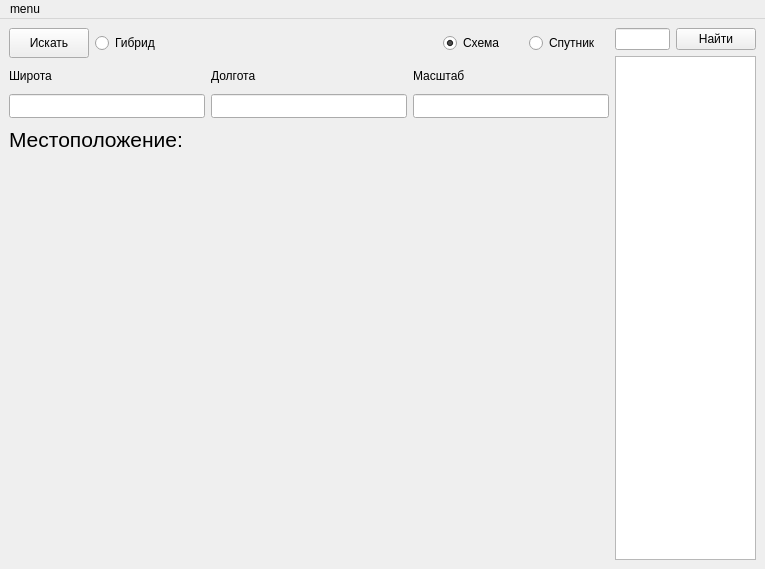
<?xml version="1.0" encoding="UTF-8"?>
<ui version="4.0">
 <class>MainWindow</class>
 <widget class="QMainWindow" name="MainWindow">
  <property name="geometry">
   <rect>
    <x>0</x>
    <y>0</y>
    <width>765</width>
    <height>569</height>
   </rect>
  </property>
  <property name="maximumSize">
   <size>
    <width>2000</width>
    <height>2000</height>
   </size>
  </property>
  <property name="windowTitle">
   <string>Yandex Map</string>
  </property>
  <widget class="QWidget" name="centralwidget">
   <layout class="QHBoxLayout" name="horizontalLayout_6">
    <item>
     <layout class="QVBoxLayout" name="verticalLayout_12">
      <item>
       <layout class="QHBoxLayout" name="horizontalLayout_2">
        <item>
         <widget class="QPushButton" name="pushButton_search">
          <property name="maximumSize">
           <size>
            <width>80</width>
            <height>30</height>
           </size>
          </property>
          <property name="text">
           <string>Искать</string>
          </property>
         </widget>
        </item>
        <item>
         <widget class="QRadioButton" name="radioButton_hybr">
          <property name="maximumSize">
           <size>
            <width>400</width>
            <height>30</height>
           </size>
          </property>
          <property name="text">
           <string>Гибрид</string>
          </property>
         </widget>
        </item>
        <item>
         <widget class="QRadioButton" name="radioButton_scheme">
          <property name="maximumSize">
           <size>
            <width>80</width>
            <height>30</height>
           </size>
          </property>
          <property name="text">
           <string>Схема</string>
          </property>
          <property name="checked">
           <bool>true</bool>
          </property>
         </widget>
        </item>
        <item>
         <widget class="QRadioButton" name="radioButton_sat">
          <property name="maximumSize">
           <size>
            <width>80</width>
            <height>30</height>
           </size>
          </property>
          <property name="text">
           <string>Спутник</string>
          </property>
         </widget>
        </item>
       </layout>
      </item>
      <item>
       <layout class="QHBoxLayout" name="horizontalLayout">
        <item>
         <layout class="QVBoxLayout" name="verticalLayout">
          <item>
           <widget class="QLabel" name="label_latt">
            <property name="text">
             <string>Широта</string>
            </property>
           </widget>
          </item>
          <item>
           <widget class="QLineEdit" name="lineEdit_latt">
            <property name="maximumSize">
             <size>
              <width>16777215</width>
              <height>30</height>
             </size>
            </property>
           </widget>
          </item>
         </layout>
        </item>
        <item>
         <layout class="QVBoxLayout" name="verticalLayout_2">
          <item>
           <widget class="QLabel" name="label_long">
            <property name="text">
             <string>Долгота</string>
            </property>
           </widget>
          </item>
          <item>
           <widget class="QLineEdit" name="lineEdit_long">
            <property name="maximumSize">
             <size>
              <width>16777215</width>
              <height>30</height>
             </size>
            </property>
           </widget>
          </item>
         </layout>
        </item>
        <item>
         <layout class="QVBoxLayout" name="verticalLayout_3">
          <item>
           <widget class="QLabel" name="label_scale">
            <property name="text">
             <string>Масштаб</string>
            </property>
           </widget>
          </item>
          <item>
           <widget class="QLineEdit" name="lineEdit_scale">
            <property name="maximumSize">
             <size>
              <width>16777215</width>
              <height>30</height>
             </size>
            </property>
           </widget>
          </item>
         </layout>
        </item>
       </layout>
      </item>
      <item>
       <widget class="QLabel" name="label_address">
        <property name="maximumSize">
         <size>
          <width>16777215</width>
          <height>30</height>
         </size>
        </property>
        <property name="font">
         <font>
          <pointsize>16</pointsize>
          <underline>false</underline>
         </font>
        </property>
        <property name="text">
         <string>Местоположение:</string>
        </property>
       </widget>
      </item>
      <item>
       <widget class="QLabel" name="label_map">
        <property name="minimumSize">
         <size>
          <width>600</width>
          <height>400</height>
         </size>
        </property>
        <property name="maximumSize">
         <size>
          <width>600</width>
          <height>400</height>
         </size>
        </property>
        <property name="text">
         <string/>
        </property>
       </widget>
      </item>
     </layout>
    </item>
    <item>
     <layout class="QVBoxLayout" name="verticalLayout_14">
      <item>
       <layout class="QHBoxLayout" name="horizontalLayout_8">
        <item>
         <widget class="QLineEdit" name="lineEdit"/>
        </item>
        <item>
         <widget class="QPushButton" name="pushButton">
          <property name="text">
           <string>Найти</string>
          </property>
         </widget>
        </item>
       </layout>
      </item>
      <item>
       <widget class="QTableWidget" name="tableWidget"/>
      </item>
     </layout>
    </item>
   </layout>
  </widget>
  <widget class="QMenuBar" name="menuBar">
   <property name="geometry">
    <rect>
     <x>0</x>
     <y>0</y>
     <width>765</width>
     <height>21</height>
    </rect>
   </property>
   <widget class="QMenu" name="menudepth_map">
    <property name="title">
     <string>menu</string>
    </property>
    <addaction name="actiondepth_map"/>
    <addaction name="actiondepth_map_2"/>
   </widget>
   <addaction name="menudepth_map"/>
  </widget>
  <action name="actiondepth_map">
   <property name="text">
    <string>main</string>
   </property>
  </action>
  <action name="actiondepth_map_2">
   <property name="text">
    <string>depth map</string>
   </property>
  </action>
 </widget>
 <resources/>
 <connections/>
</ui>
